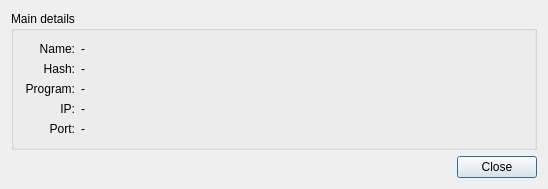
<?xml version="1.0" encoding="UTF-8"?>
<ui version="4.0">
 <class>user_properties</class>
 <widget class="QDialog" name="user_properties">
  <property name="geometry">
   <rect>
    <x>0</x>
    <y>0</y>
    <width>548</width>
    <height>181</height>
   </rect>
  </property>
  <property name="windowTitle">
   <string>Client details</string>
  </property>
  <layout class="QVBoxLayout" name="verticalLayout_5">
   <item>
    <widget class="QGroupBox" name="groupBox">
     <property name="sizePolicy">
      <sizepolicy hsizetype="Preferred" vsizetype="Fixed">
       <horstretch>0</horstretch>
       <verstretch>0</verstretch>
      </sizepolicy>
     </property>
     <property name="title">
      <string>Main details</string>
     </property>
     <layout class="QFormLayout" name="formLayout">
      <property name="fieldGrowthPolicy">
       <enum>QFormLayout::AllNonFixedFieldsGrow</enum>
      </property>
      <item row="0" column="0">
       <layout class="QVBoxLayout" name="verticalLayoutNames">
        <item>
         <widget class="QLabel" name="labelName">
          <property name="text">
           <string>Name:</string>
          </property>
          <property name="alignment">
           <set>Qt::AlignRight|Qt::AlignTrailing|Qt::AlignVCenter</set>
          </property>
         </widget>
        </item>
        <item>
         <widget class="QLabel" name="labelHash">
          <property name="text">
           <string>Hash:</string>
          </property>
          <property name="alignment">
           <set>Qt::AlignRight|Qt::AlignTrailing|Qt::AlignVCenter</set>
          </property>
         </widget>
        </item>
        <item>
         <widget class="QLabel" name="labelProgram">
          <property name="text">
           <string>Program:</string>
          </property>
          <property name="alignment">
           <set>Qt::AlignRight|Qt::AlignTrailing|Qt::AlignVCenter</set>
          </property>
         </widget>
        </item>
        <item>
         <widget class="QLabel" name="labelIP">
          <property name="text">
           <string>IP:</string>
          </property>
          <property name="alignment">
           <set>Qt::AlignRight|Qt::AlignTrailing|Qt::AlignVCenter</set>
          </property>
         </widget>
        </item>
        <item>
         <widget class="QLabel" name="labelPort">
          <property name="text">
           <string>Port:</string>
          </property>
          <property name="alignment">
           <set>Qt::AlignRight|Qt::AlignTrailing|Qt::AlignVCenter</set>
          </property>
         </widget>
        </item>
       </layout>
      </item>
      <item row="0" column="1">
       <layout class="QVBoxLayout" name="verticalLayoutValues">
        <item>
         <widget class="QLabel" name="labelNameValue">
          <property name="text">
           <string>-</string>
          </property>
         </widget>
        </item>
        <item>
         <widget class="QLabel" name="labelHashValue">
          <property name="text">
           <string>-</string>
          </property>
         </widget>
        </item>
        <item>
         <widget class="QLabel" name="labelProgramValue">
          <property name="text">
           <string>-</string>
          </property>
         </widget>
        </item>
        <item>
         <widget class="QLabel" name="labelIPValue">
          <property name="text">
           <string>-</string>
          </property>
         </widget>
        </item>
        <item>
         <widget class="QLabel" name="labelPortValue">
          <property name="text">
           <string>-</string>
          </property>
         </widget>
        </item>
       </layout>
      </item>
     </layout>
    </widget>
   </item>
   <item>
    <layout class="QHBoxLayout" name="horizontalLayout">
     <item>
      <spacer name="horizontalSpacer">
       <property name="orientation">
        <enum>Qt::Horizontal</enum>
       </property>
       <property name="sizeHint" stdset="0">
        <size>
         <width>40</width>
         <height>20</height>
        </size>
       </property>
      </spacer>
     </item>
     <item>
      <widget class="QPushButton" name="btnClose">
       <property name="sizePolicy">
        <sizepolicy hsizetype="Fixed" vsizetype="Fixed">
         <horstretch>0</horstretch>
         <verstretch>0</verstretch>
        </sizepolicy>
       </property>
       <property name="text">
        <string>Close</string>
       </property>
      </widget>
     </item>
    </layout>
   </item>
  </layout>
 </widget>
 <layoutdefault spacing="6" margin="11"/>
 <resources/>
 <connections/>
</ui>
